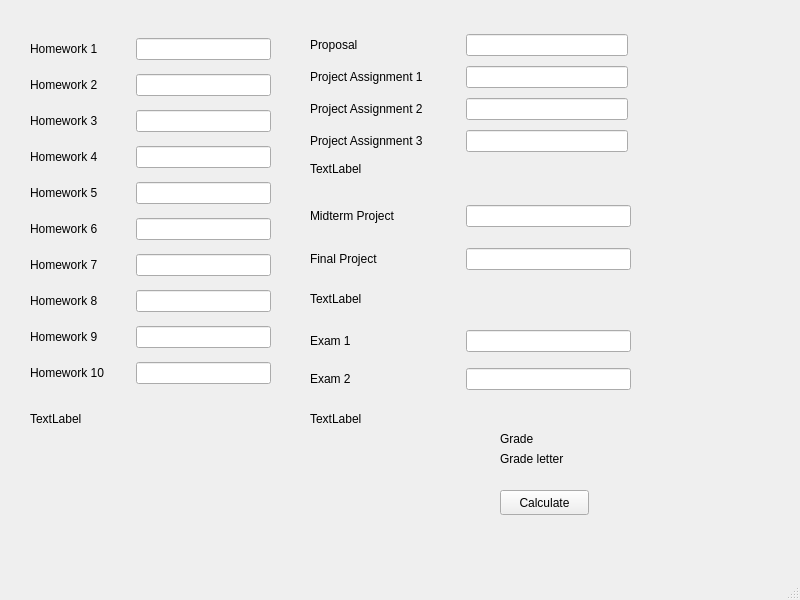
<?xml version="1.0" encoding="UTF-8"?>
<ui version="4.0">
 <class>MainWindow</class>
 <widget class="QMainWindow" name="MainWindow">
  <property name="geometry">
   <rect>
    <x>0</x>
    <y>0</y>
    <width>800</width>
    <height>600</height>
   </rect>
  </property>
  <property name="windowTitle">
   <string>MainWindow</string>
  </property>
  <widget class="QWidget" name="centralwidget">
   <widget class="QWidget" name="verticalLayoutWidget">
    <property name="geometry">
     <rect>
      <x>30</x>
      <y>30</y>
      <width>241</width>
      <height>369</height>
     </rect>
    </property>
    <layout class="QVBoxLayout" name="Homeworks">
     <item>
      <layout class="QHBoxLayout" name="horizontalLayout_4">
       <item>
        <widget class="QLabel" name="label_2">
         <property name="minimumSize">
          <size>
           <width>100</width>
           <height>0</height>
          </size>
         </property>
         <property name="text">
          <string>Homework 1</string>
         </property>
        </widget>
       </item>
       <item>
        <widget class="QLineEdit" name="hw1Edit">
         <property name="minimumSize">
          <size>
           <width>100</width>
           <height>0</height>
          </size>
         </property>
        </widget>
       </item>
      </layout>
     </item>
     <item>
      <layout class="QHBoxLayout" name="horizontalLayout_3">
       <item>
        <widget class="QLabel" name="label_3">
         <property name="minimumSize">
          <size>
           <width>100</width>
           <height>0</height>
          </size>
         </property>
         <property name="text">
          <string>Homework 2</string>
         </property>
        </widget>
       </item>
       <item>
        <widget class="QLineEdit" name="hw2Edit">
         <property name="minimumSize">
          <size>
           <width>100</width>
           <height>0</height>
          </size>
         </property>
        </widget>
       </item>
      </layout>
     </item>
     <item>
      <layout class="QHBoxLayout" name="horizontalLayout_8">
       <item>
        <widget class="QLabel" name="label_7">
         <property name="minimumSize">
          <size>
           <width>100</width>
           <height>0</height>
          </size>
         </property>
         <property name="text">
          <string>Homework 3</string>
         </property>
        </widget>
       </item>
       <item>
        <widget class="QLineEdit" name="hw3Edit"/>
       </item>
      </layout>
     </item>
     <item>
      <layout class="QHBoxLayout" name="horizontalLayout_9">
       <item>
        <widget class="QLabel" name="label_8">
         <property name="minimumSize">
          <size>
           <width>100</width>
           <height>0</height>
          </size>
         </property>
         <property name="text">
          <string>Homework 4</string>
         </property>
        </widget>
       </item>
       <item>
        <widget class="QLineEdit" name="hw4Edit"/>
       </item>
      </layout>
     </item>
     <item>
      <layout class="QHBoxLayout" name="horizontalLayout_10">
       <item>
        <widget class="QLabel" name="label_9">
         <property name="minimumSize">
          <size>
           <width>100</width>
           <height>0</height>
          </size>
         </property>
         <property name="text">
          <string>Homework 5</string>
         </property>
        </widget>
       </item>
       <item>
        <widget class="QLineEdit" name="hw5Edit"/>
       </item>
      </layout>
     </item>
     <item>
      <layout class="QHBoxLayout" name="horizontalLayout_11">
       <item>
        <widget class="QLabel" name="label_10">
         <property name="minimumSize">
          <size>
           <width>100</width>
           <height>0</height>
          </size>
         </property>
         <property name="text">
          <string>Homework 6</string>
         </property>
        </widget>
       </item>
       <item>
        <widget class="QLineEdit" name="hw6Edit"/>
       </item>
      </layout>
     </item>
     <item>
      <layout class="QHBoxLayout" name="horizontalLayout_12">
       <item>
        <widget class="QLabel" name="label_11">
         <property name="minimumSize">
          <size>
           <width>100</width>
           <height>0</height>
          </size>
         </property>
         <property name="text">
          <string>Homework 7</string>
         </property>
        </widget>
       </item>
       <item>
        <widget class="QLineEdit" name="hw7Edit"/>
       </item>
      </layout>
     </item>
     <item>
      <layout class="QHBoxLayout" name="horizontalLayout_13">
       <item>
        <widget class="QLabel" name="label_12">
         <property name="minimumSize">
          <size>
           <width>100</width>
           <height>0</height>
          </size>
         </property>
         <property name="text">
          <string>Homework 8</string>
         </property>
        </widget>
       </item>
       <item>
        <widget class="QLineEdit" name="hw8Edit"/>
       </item>
      </layout>
     </item>
     <item>
      <layout class="QHBoxLayout" name="horizontalLayout_14">
       <item>
        <widget class="QLabel" name="label_13">
         <property name="minimumSize">
          <size>
           <width>100</width>
           <height>0</height>
          </size>
         </property>
         <property name="text">
          <string>Homework 9</string>
         </property>
        </widget>
       </item>
       <item>
        <widget class="QLineEdit" name="hw9Edit"/>
       </item>
      </layout>
     </item>
     <item>
      <layout class="QHBoxLayout" name="horizontalLayout_15">
       <item>
        <widget class="QLabel" name="label_14">
         <property name="minimumSize">
          <size>
           <width>100</width>
           <height>0</height>
          </size>
         </property>
         <property name="text">
          <string>Homework 10</string>
         </property>
        </widget>
       </item>
       <item>
        <widget class="QLineEdit" name="hw10Edit"/>
       </item>
      </layout>
     </item>
    </layout>
   </widget>
   <widget class="QWidget" name="verticalLayoutWidget_2">
    <property name="geometry">
     <rect>
      <x>310</x>
      <y>30</y>
      <width>318</width>
      <height>128</height>
     </rect>
    </property>
    <layout class="QVBoxLayout" name="ProjectsAssignments">
     <item>
      <layout class="QHBoxLayout" name="horizontalLayout_19">
       <item>
        <widget class="QLabel" name="label_18">
         <property name="minimumSize">
          <size>
           <width>150</width>
           <height>0</height>
          </size>
         </property>
         <property name="text">
          <string>Proposal</string>
         </property>
        </widget>
       </item>
       <item>
        <widget class="QLineEdit" name="proposalEdit">
         <property name="minimumSize">
          <size>
           <width>100</width>
           <height>0</height>
          </size>
         </property>
        </widget>
       </item>
      </layout>
     </item>
     <item>
      <layout class="QHBoxLayout" name="horizontalLayout_21">
       <item>
        <widget class="QLabel" name="label_20">
         <property name="minimumSize">
          <size>
           <width>150</width>
           <height>0</height>
          </size>
         </property>
         <property name="text">
          <string>Project Assignment 1</string>
         </property>
        </widget>
       </item>
       <item>
        <widget class="QLineEdit" name="projectAssignment1Edit">
         <property name="minimumSize">
          <size>
           <width>100</width>
           <height>0</height>
          </size>
         </property>
        </widget>
       </item>
      </layout>
     </item>
     <item>
      <layout class="QHBoxLayout" name="horizontalLayout_22">
       <item>
        <widget class="QLabel" name="label_21">
         <property name="minimumSize">
          <size>
           <width>150</width>
           <height>0</height>
          </size>
         </property>
         <property name="text">
          <string>Project Assignment 2</string>
         </property>
        </widget>
       </item>
       <item>
        <widget class="QLineEdit" name="projectAssignment2Edit">
         <property name="minimumSize">
          <size>
           <width>100</width>
           <height>0</height>
          </size>
         </property>
        </widget>
       </item>
      </layout>
     </item>
     <item>
      <layout class="QHBoxLayout" name="horizontalLayout_23">
       <item>
        <widget class="QLabel" name="label_22">
         <property name="minimumSize">
          <size>
           <width>150</width>
           <height>0</height>
          </size>
         </property>
         <property name="text">
          <string>Project Assignment 3</string>
         </property>
        </widget>
       </item>
       <item>
        <widget class="QLineEdit" name="projectAssignment3Edit">
         <property name="minimumSize">
          <size>
           <width>100</width>
           <height>0</height>
          </size>
         </property>
        </widget>
       </item>
      </layout>
     </item>
    </layout>
   </widget>
   <widget class="QWidget" name="verticalLayoutWidget_3">
    <property name="geometry">
     <rect>
      <x>310</x>
      <y>190</y>
      <width>321</width>
      <height>95</height>
     </rect>
    </property>
    <layout class="QVBoxLayout" name="Projects">
     <item>
      <layout class="QHBoxLayout" name="horizontalLayout_24">
       <item>
        <widget class="QLabel" name="label_23">
         <property name="minimumSize">
          <size>
           <width>150</width>
           <height>0</height>
          </size>
         </property>
         <property name="text">
          <string>Midterm Project</string>
         </property>
        </widget>
       </item>
       <item>
        <widget class="QLineEdit" name="midtermProjectEdit">
         <property name="minimumSize">
          <size>
           <width>100</width>
           <height>0</height>
          </size>
         </property>
        </widget>
       </item>
      </layout>
     </item>
     <item>
      <layout class="QHBoxLayout" name="horizontalLayout_25">
       <item>
        <widget class="QLabel" name="label_24">
         <property name="minimumSize">
          <size>
           <width>150</width>
           <height>0</height>
          </size>
         </property>
         <property name="text">
          <string>Final Project</string>
         </property>
        </widget>
       </item>
       <item>
        <widget class="QLineEdit" name="finalProjectEdit">
         <property name="minimumSize">
          <size>
           <width>100</width>
           <height>0</height>
          </size>
         </property>
        </widget>
       </item>
      </layout>
     </item>
    </layout>
   </widget>
   <widget class="QWidget" name="verticalLayoutWidget_4">
    <property name="geometry">
     <rect>
      <x>310</x>
      <y>320</y>
      <width>321</width>
      <height>80</height>
     </rect>
    </property>
    <layout class="QVBoxLayout" name="verticalLayout">
     <item>
      <layout class="QHBoxLayout" name="horizontalLayout_27">
       <item>
        <widget class="QLabel" name="label_26">
         <property name="minimumSize">
          <size>
           <width>150</width>
           <height>0</height>
          </size>
         </property>
         <property name="text">
          <string>Exam 1</string>
         </property>
        </widget>
       </item>
       <item>
        <widget class="QLineEdit" name="exam1Edit">
         <property name="minimumSize">
          <size>
           <width>100</width>
           <height>0</height>
          </size>
         </property>
        </widget>
       </item>
      </layout>
     </item>
     <item>
      <layout class="QHBoxLayout" name="horizontalLayout_28">
       <item>
        <widget class="QLabel" name="label_27">
         <property name="minimumSize">
          <size>
           <width>150</width>
           <height>0</height>
          </size>
         </property>
         <property name="text">
          <string>Exam 2</string>
         </property>
        </widget>
       </item>
       <item>
        <widget class="QLineEdit" name="exam2Edit">
         <property name="minimumSize">
          <size>
           <width>100</width>
           <height>0</height>
          </size>
         </property>
        </widget>
       </item>
      </layout>
     </item>
    </layout>
   </widget>
   <widget class="QPushButton" name="calculateBtn">
    <property name="geometry">
     <rect>
      <x>500</x>
      <y>490</y>
      <width>89</width>
      <height>25</height>
     </rect>
    </property>
    <property name="text">
     <string>Calculate</string>
    </property>
   </widget>
   <widget class="QLabel" name="gradeLabel">
    <property name="geometry">
     <rect>
      <x>500</x>
      <y>430</y>
      <width>131</width>
      <height>17</height>
     </rect>
    </property>
    <property name="text">
     <string>Grade</string>
    </property>
   </widget>
   <widget class="QLabel" name="gradeLetterLabel">
    <property name="geometry">
     <rect>
      <x>500</x>
      <y>450</y>
      <width>141</width>
      <height>17</height>
     </rect>
    </property>
    <property name="text">
     <string>Grade letter</string>
    </property>
   </widget>
   <widget class="QLabel" name="colorLabel">
    <property name="geometry">
     <rect>
      <x>500</x>
      <y>470</y>
      <width>67</width>
      <height>17</height>
     </rect>
    </property>
    <property name="text">
     <string/>
    </property>
   </widget>
   <widget class="QLabel" name="homeworkPercentLabel">
    <property name="geometry">
     <rect>
      <x>30</x>
      <y>410</y>
      <width>67</width>
      <height>17</height>
     </rect>
    </property>
    <property name="text">
     <string>TextLabel</string>
    </property>
   </widget>
   <widget class="QLabel" name="projectAssignmentPercentLabel">
    <property name="geometry">
     <rect>
      <x>310</x>
      <y>160</y>
      <width>67</width>
      <height>17</height>
     </rect>
    </property>
    <property name="text">
     <string>TextLabel</string>
    </property>
   </widget>
   <widget class="QLabel" name="projectPercentLabel">
    <property name="geometry">
     <rect>
      <x>310</x>
      <y>290</y>
      <width>67</width>
      <height>17</height>
     </rect>
    </property>
    <property name="text">
     <string>TextLabel</string>
    </property>
   </widget>
   <widget class="QLabel" name="examPercentLabel">
    <property name="geometry">
     <rect>
      <x>310</x>
      <y>410</y>
      <width>67</width>
      <height>17</height>
     </rect>
    </property>
    <property name="text">
     <string>TextLabel</string>
    </property>
   </widget>
  </widget>
  <widget class="QMenuBar" name="menubar">
   <property name="geometry">
    <rect>
     <x>0</x>
     <y>0</y>
     <width>800</width>
     <height>22</height>
    </rect>
   </property>
  </widget>
  <widget class="QStatusBar" name="statusbar"/>
 </widget>
 <resources/>
 <connections/>
</ui>
